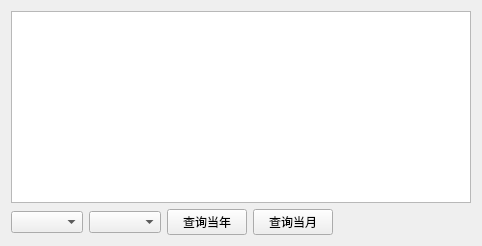
          <widget class="QWidget" name="tab">
           <attribute name="title">
            <string>销售员业绩</string>
           </attribute>
           <layout class="QVBoxLayout" name="verticalLayout_24">
            <item>
             <widget class="QTableView" name="sellOpTableView"/>
            </item>
            <item>
             <layout class="QHBoxLayout" name="horizontalLayout_13">
              <item>
               <widget class="QComboBox" name="sellOpComboBoxYear">
                <property name="minimumSize">
                 <size>
                  <width>68</width>
                  <height>21</height>
                 </size>
                </property>
               </widget>
              </item>
              <item>
               <widget class="QComboBox" name="sellOpComboBoxMonth">
                <property name="minimumSize">
                 <size>
                  <width>68</width>
                  <height>21</height>
                 </size>
                </property>
               </widget>
              </item>
              <item>
               <widget class="QPushButton" name="sellOpYearButton">
                <property name="minimumSize">
                 <size>
                  <width>75</width>
                  <height>24</height>
                 </size>
                </property>
                <property name="text">
                 <string>查询当年</string>
                </property>
               </widget>
              </item>
              <item>
               <widget class="QPushButton" name="sellOpMonthButton">
                <property name="minimumSize">
                 <size>
                  <width>75</width>
                  <height>24</height>
                 </size>
                </property>
                <property name="text">
                 <string>查询当月</string>
                </property>
               </widget>
              </item>
              <item>
               <spacer name="horizontalSpacer_8">
                <property name="orientation">
                 <enum>Qt::Horizontal</enum>
                </property>
                <property name="sizeHint" stdset="0">
                 <size>
                  <width>138</width>
                  <height>20</height>
                 </size>
                </property>
               </spacer>
              </item>
             </layout>
            </item>
           </layout>
          </widget>
